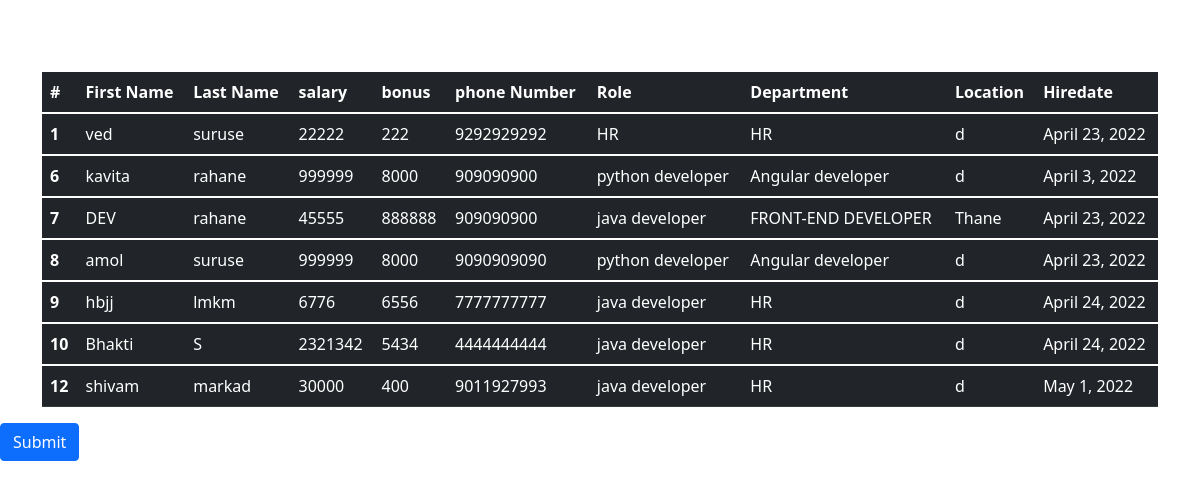
The app's page /all_emp with its own data.
### emp_app/models.py (models this page shows, shortened)
class Employee(models.Model):
    first_name = models.CharField(max_length=100,null=False)
    last_name = models.CharField(max_length=100)
    dept = models.ForeignKey(Department,on_delete=models.CASCADE)
    salary = models.IntegerField(default=0)
    bonus = models.IntegerField(default=0)
    role = models.ForeignKey(Role,on_delete=models.CASCADE)
    phone = models.IntegerField(default=0)
    hire_date = models.DateField()
    def __str__(self):
        return "%s %s %s " %( self.first_name,self.last_name,self.phone)

class Role(models.Model):
    name = models.CharField(max_length=100,null=False)

class Department(models.Model):
    name = models.CharField(max_length=100,null=False)
    location =models.CharField(max_length=100,default="d")

### emp_app/views.py (the view)
# urls.py: path('all_emp', views.all_emp,name='all_emp'),
def all_emp(request):
    emps = Employee.objects.all()
    context = {
        'emps': emps
    }
    print(context)
    return render(request, 'all_emp.html', context)

### emp_app/templates/all_emp.html (shortened to what this page needs)
<!doctype html>
<html lang="en">
  <head>
    <link href="https://cdn.jsdelivr.net/npm/bootstrap@5.1.3/dist/css/bootstrap.min.css" rel="stylesheet">
  </head>
  <body>
  <div class="container">
<br>
    <br>
    <br>
    <table class="table table-dark table-hover">
  <thead>
    <tr>
      <th scope="col">#</th>
      <th scope="col">First Name</th>
      <th scope="col">Last Name</th>
      <th scope="col">salary</th>
      <th scope="col">bonus</th>
      <th scope="col">phone Number</th>
      <th scope="col">Role</th>
      <th scope="col">Department</th>
      <th scope="col">Location</th>
      <th scope="col">Hiredate</th>
    </tr>
  </thead>
      {% for emp in emps %}
  <tbody>
    <tr>
      <th scope="row">{{emp.id}}</th>
      <td>{{emp.first_name}}</td>
      <td>{{emp.last_name}}</td>
      <td>{{emp.salary}}</td>
      <td>{{emp.bonus}}</td>
      <td>{{emp.phone}}</td>
      <td>{{emp.role.name}}</td>
      <td>{{emp.dept.name}}</td>
      <td>{{emp.dept.location}}</td>
      <td>{{emp.hire_date}}</td>
    </tr>
  </tbody>
      {% endfor %}
</table>
</div>
    <button type="submit" class="btn btn-primary">Submit</button>
  </body>
</html>

### records on screen
Employee: id "1", first_name "ved", last_name "suruse", salary "22222", bonus "222", phone "9292929292", role.name "HR", dept.name "HR", dept.location "d", hire_date "April 23, 2022"
Employee: id "6", first_name "kavita", last_name "rahane", salary "999999", bonus "8000", phone "909090900", role.name "python developer", dept.name "Angular developer", dept.location "d", hire_date "April 3, 2022"
Employee: id "7", first_name "DEV", last_name "rahane", salary "45555", bonus "888888", phone "909090900", role.name "java developer", dept.name "FRONT-END DEVELOPER", dept.location "Thane", hire_date "April 23, 2022"
Employee: id "8", first_name "amol", last_name "suruse", salary "999999", bonus "8000", phone "9090909090", role.name "python developer", dept.name "Angular developer", dept.location "d", hire_date "April 23, 2022"
Employee: id "9", first_name "hbjj", last_name "lmkm", salary "6776", bonus "6556", phone "7777777777", role.name "java developer", dept.name "HR", dept.location "d", hire_date "April 24, 2022"
Employee: id "10", first_name "Bhakti", last_name "S", salary "2321342", bonus "5434", phone "4444444444", role.name "java developer", dept.name "HR", dept.location "d", hire_date "April 24, 2022"
Employee: id "12", first_name "shivam", last_name "markad", salary "30000", bonus "400", phone "9011927993", role.name "java developer", dept.name "HR", dept.location "d", hire_date "May 1, 2022"
